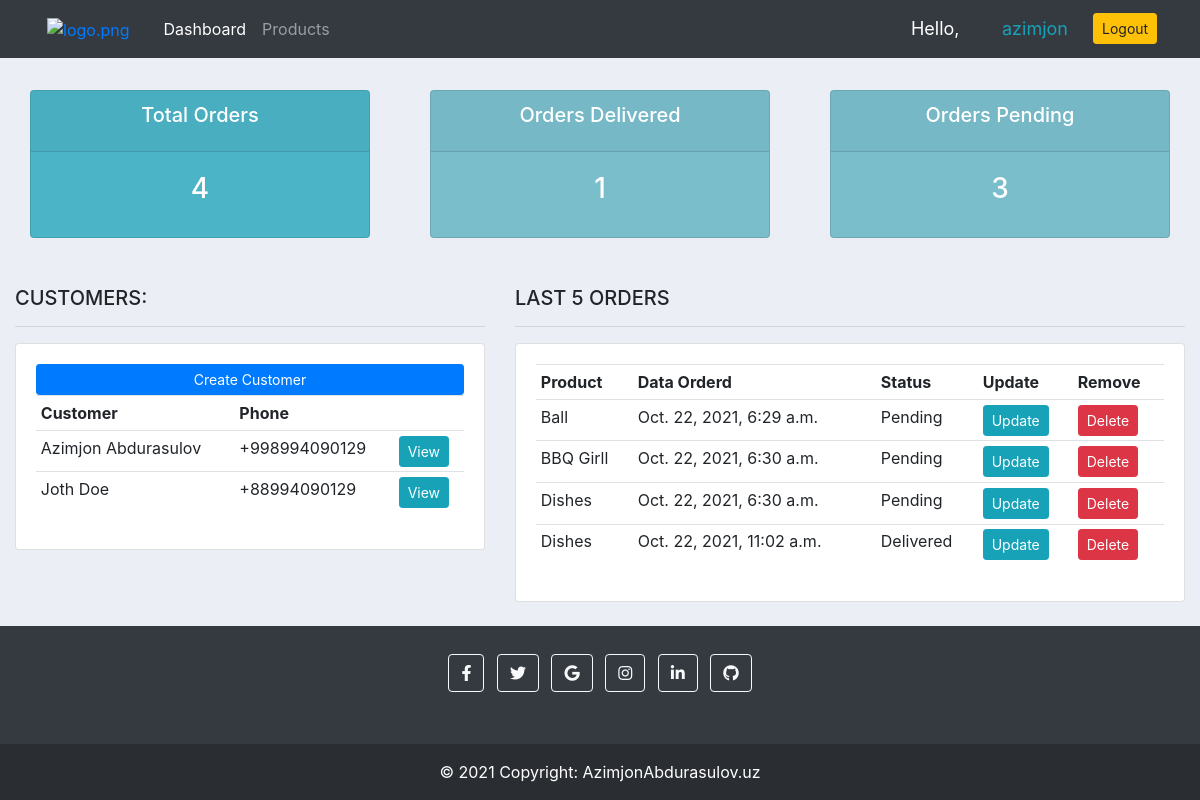
Page / (signed in) on the earlier database version.
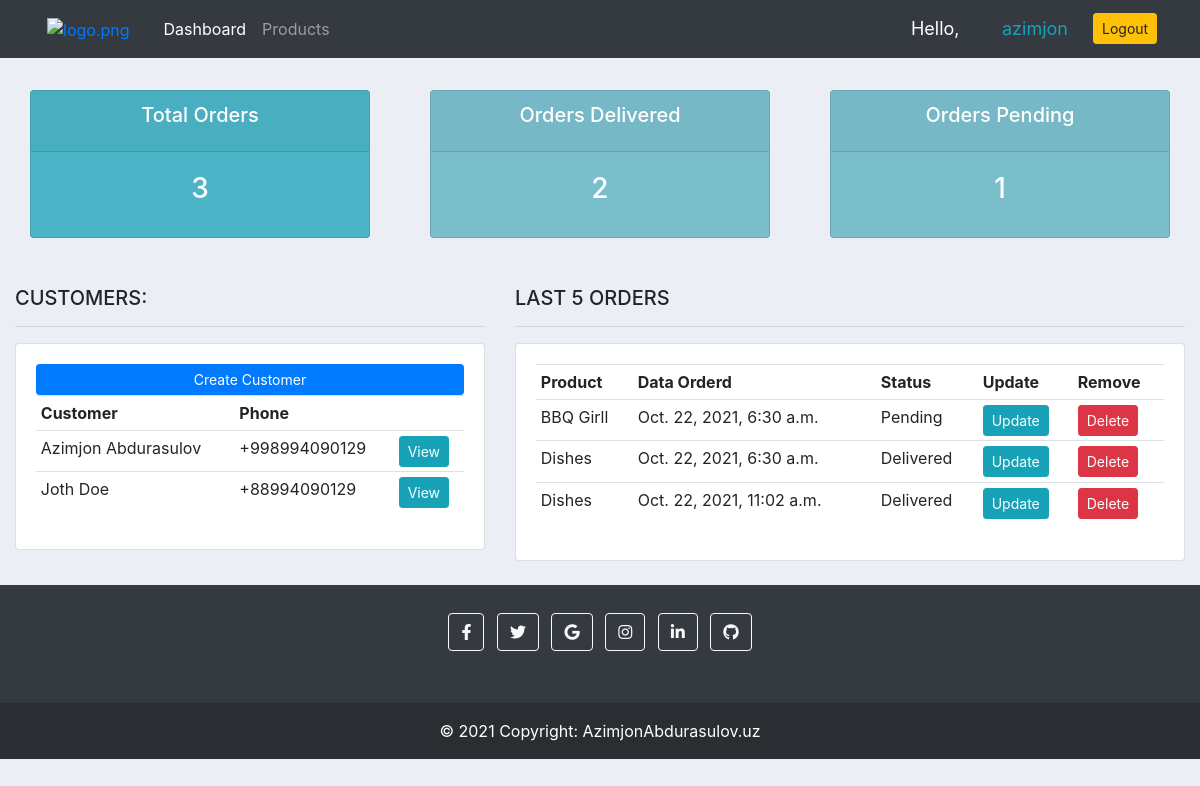
Same page on the later database version.
### accounts/models.py (models this page shows, shortened)
class Customer(models.Model):
    name = models.CharField(max_length=200, null=True)
    phone = models.CharField(max_length=200, null=True)
    email = models.CharField(max_length=200, null=True)
    date_created = models.DateTimeField(auto_now_add=True)

class Order(models.Model):
    STATUS = (
        ('Pending', 'Pending'),
        ('Out for delivery', 'Out for delivery'),
        ('Delivered', 'Delivered'),
    )
    customer = models.ForeignKey(
        Customer,  null=True, on_delete=models.SET_NULL)
    product = models.ForeignKey(Product,  null=True, on_delete=models.SET_NULL)
    date_created = models.DateTimeField(auto_now_add=True, null=True)
    status = models.CharField(max_length=200, null=True, choices=STATUS)
    note = models.CharField(max_length=200, null=True)

class Product(models.Model):
    CATEGORY = (
        ('Indoor', 'Indoor'),
        ('Out door', 'Out door'),
    )
    name = models.CharField(max_length=200, null=True)
    price = models.FloatField(null=True)
    category = models.CharField(max_length=200, null=True, choices=CATEGORY)
    description = models.CharField(max_length=200, null=True, blank=True)
    date_created = models.DateTimeField(auto_now_add=True, null=True)
    tags = models.ManyToManyField(Tag)
    def __str__(self):
        return self.name

### accounts/views.py (the view)
# urls.py: path('', views.home, name='home'),
@login_required(login_url='login')
def home(request):
    orders = Order.objects.all()
    customers = Customer.objects.all()
    total_customers = customers.count()
    total_orders = orders.count()
    delivered = orders.filter(status="Delivered").count()
    panding = orders.filter(status="Pending").count()
    contaxt = {
        'orders': orders,
        'customers': customers,
        'total_orders': total_orders,
        'delivered': delivered,
        'panding': panding
    }
    return render(request, 'accounts/dashboard.html', contaxt)

### accounts/templates/accounts/dashboard.html (shortened to what this page needs)
{% extends 'accounts/main.html' %}
{% block content %}
{% include 'accounts/status.html' %}
<br>
<div class="row mt-2">
    <div class="col-md-5">
        <h5>CUSTOMERS:</h5>
        <hr>
        <div class="card card-body">
            <a href="" class="btn btn-primary btn-sm btn-block">Create Customer</a>
            <table class="table table-sm">
                <tr>
                    <th>Customer</th>
                    <th>Phone</th>
                    <th></th>
                </tr>
                {% for customer in customers %}
                <tr>
                    <td>{{ customer.name}}</td>
                    <td>{{ customer.phone}}</td>
                    <td><a class="btn btn-sm btn-info" href="{% url 'customer' customer.id %}">View</a></td>
                </tr>
                {% endfor %}
            </table>
        </div>
    </div>
    <div class="col-md-7">
        <h5>LAST 5 ORDERS</h5>
        <hr>
        <div class="card card-body">
            <table class="table table-sm">
                <tr>
                    <th>Product</th>
                    <th>Data Orderd</th>
                    <th>Status</th>
                    <th>Update</th>
                    <th>Remove</th>
                </tr>
                {% for order in orders %}
                <tr>
                    <td>{{ order.product}}</td>
                    <td>{{ order.date_created}}</td>
                    <td>{{ order.status}}</td>
                    <td><a class="btn btn-sm btn-info" href="{% url 'update_order' order.id %}">Update</a></td>
                    <td><a class="btn btn-sm btn-danger" href="{% url 'delete_order' order.id %}">Delete</a></td>
                </tr>
                {% endfor %}
            </table>
        </div>
    </div>
</div>
{% endblock %}

Differences in the rows shown:
removed Order: product "Ball", date_created "Oct. 22, 2021, 6:29 a.m.", status "Pending"
changed Order (number 2 of 3 on the later page): status "Pending" → "Delivered"
Other differences:
{{ total_orders }}: "4" → "3"
{{ delivered }}: "1" → "2"
{{ panding }}: "3" → "1"
